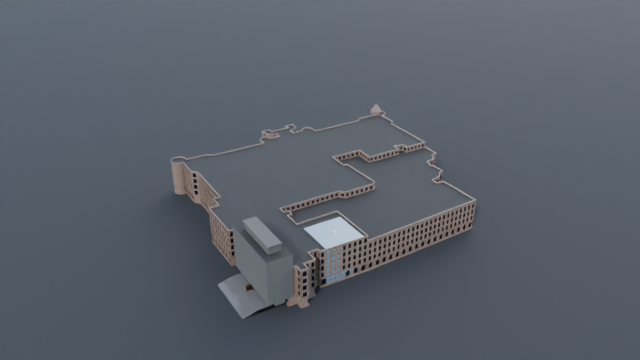
#> input picture docs/verification/landmarks/c_american_museum_natural_history_aerial.png, 640 x 360 px; its folder holds only this picture in this run
$ python check_renders_c.py c_american_museum_natural_history_aerial.png
#> lines starting #> are read from the running program, lines starting #| are printed output that depends on the picture
"""Reject verification stills that cannot serve as evidence (agent C).

A render is evidence only if a person can see the subject in it. This applies the same test the project uses in
``tests/test_world_integration.py::test_verification_renders_can_actually_serve_as_evidence`` to lane C's own
output, so a black frame (camera inside geometry), a blown-out frame, or a featureless grey field (subject too far
away to resolve) is caught here rather than in the report.

Run: ``python3 docs/verification/landmarks/check_renders_c.py [--json]``
Exit status is 1 if any frame fails, so it can gate a build.
"""
from __future__ import annotations

import json
import sys
from pathlib import Path

import numpy as np
from PIL import Image, ImageFilter

HERE = Path(__file__).resolve().parent
MEAN_MIN = 0.06          # below this the frame is essentially black
MEAN_MAX = 0.94          # above this it is blown out ...
SD_MIN = 0.025           # ... and this little variation means nothing is resolved
BUSY_MIN = 0.030         # ... and this little *local* detail means the subject is not in the frame

# Why the third measure: a frame that is nothing but sky over ground still has a smooth vertical gradient, so its
# standard deviation can be 0.05 while it shows no building at all (that is exactly what the first attempt at the
# ferry-terminal renders looked like). "Busy" is the fraction of pixels whose 3x3 neighbourhood spans more than
# 0.02 in luminance — near zero for a gradient, and 0.36 or more for any frame with a building in it. Measured
# over this lane's 86 renders the six frames that showed nothing scored 0.0001-0.0196 and the worst legitimate one
# scored 0.0364, so the threshold sits at 0.030.


def check(path: Path) -> tuple[bool, str, float, float, float]:
    im = Image.open(path).convert("L")
    a = np.asarray(im, dtype=np.float32) / 255.0
    mean, sd = float(a.mean()), float(a.std())
#> mean = 0.373; sd = 0.0558
    hi = np.asarray(im.filter(ImageFilter.MaxFilter(3)), dtype=np.float32) / 255.0
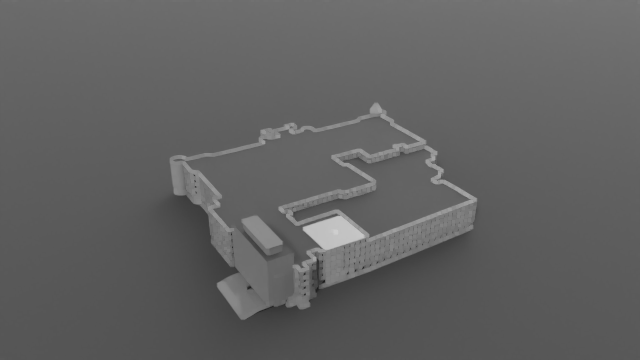
#> hi: shape (360, 640) float32; min 0.114, max 0.808, mean 0.381
    lo = np.asarray(im.filter(ImageFilter.MinFilter(3)), dtype=np.float32) / 255.0
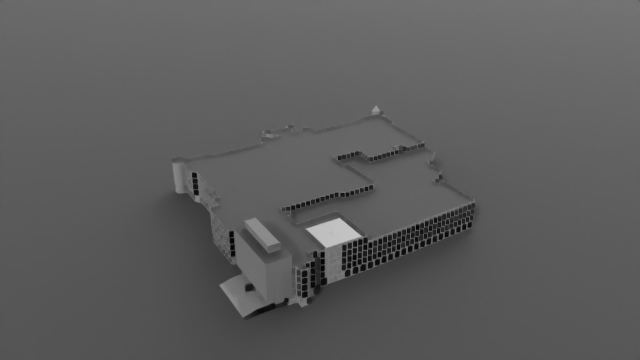
#> lo: shape (360, 640) float32; min 0.0196, max 0.773, mean 0.363
    busy = float(((hi - lo) > 0.02).mean())
#> busy = 0.0823
    if mean < MEAN_MIN:
        return False, f"black (mean {mean:.3f})", mean, sd, busy
    if mean > MEAN_MAX and sd < SD_MIN:
        return False, f"blown out (mean {mean:.3f}, sd {sd:.3f})", mean, sd, busy
    if sd < SD_MIN:
        return False, f"featureless (sd {sd:.3f})", mean, sd, busy
    if busy < BUSY_MIN:
        return False, f"subject not in frame (only {busy * 100:.1f} % of pixels carry local detail)", mean, sd, busy
    return True, "ok", mean, sd, busy


def main(argv: list[str] | None = None) -> int:
    argv = list(sys.argv[1:] if argv is None else argv)
    rows = []
    bad = 0
    for p in sorted(HERE.glob("c_*.png")) + sorted(HERE.glob("canonical_*.png")):
        ok, why, mean, sd, busy = check(p)
#> ok = True; why = 'ok'; mean = 0.373; sd = 0.0558; busy = 0.0823
        rows.append({"file": p.name, "ok": ok, "why": why, "mean": round(mean, 4), "sd": round(sd, 4),
                     "busy": round(busy, 4)})
        if not ok:
            bad += 1
    if "--json" in argv:
        print(json.dumps(rows, indent=1))
    else:
        for r in rows:
            if not r["ok"]:
                print(f"FAIL {r['file']}: {r['why']}")
#> this loop made 1 pass
        worst = sorted(rows, key=lambda r: r["busy"])[:5]
#> worst = 1 item
        print(f"{len(rows)} renders checked, {bad} unusable")
#| 1 renders checked, 0 unusable
        print("least detail:", ", ".join(f"{r['file']} (busy {r['busy']:.3f}, sd {r['sd']:.3f})" for r in worst))
#| least detail: c_american_museum_natural_history_aerial.png (busy 0.082, sd 0.056)
    return 1 if bad else 0


if __name__ == "__main__":
    sys.exit(main())
#> (the program exits here)

$ run again, on docs/verification/landmarks/c_barclays_center_atlantic_flatbush.png
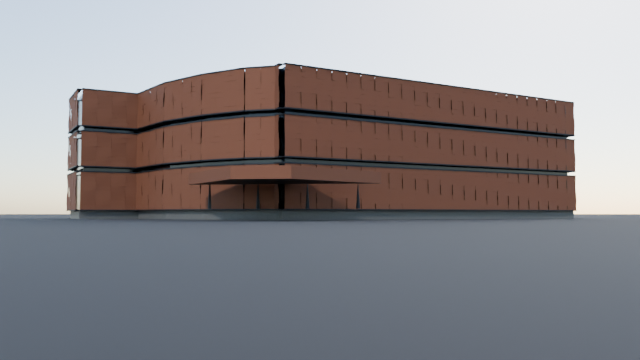
#> input picture docs/verification/landmarks/c_barclays_center_atlantic_flatbush.png, 640 x 360 px
#> in check, `im = Image.open(path).convert("L")`:
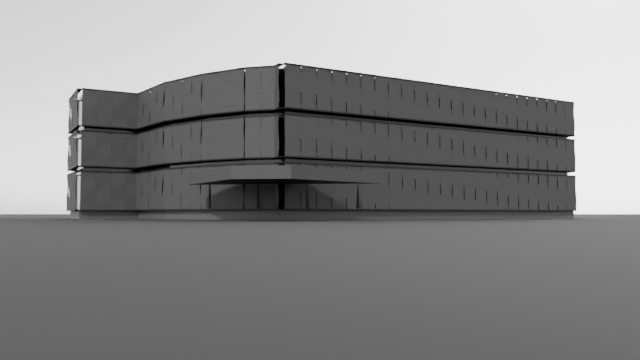
#> im: PIL image 640x360 L; min 0, max 238, mean 136.8
#> in check, `mean, sd = float(a.mean()), float(a.std())`: mean = 0.537; sd = 0.243
#> in check, `lo = np.asarray(im.filter(ImageFilter.MinFilter(3)), dtype=np.float32)..`:
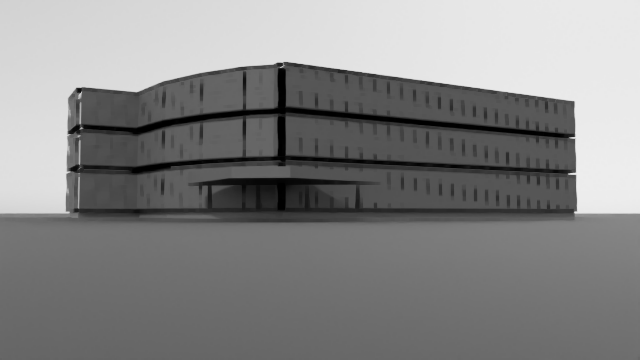
#> lo: shape (360, 640) float32; min 0, max 0.929, mean 0.524
#> in check, `busy = float(((hi - lo) > 0.02).mean())`: busy = 0.148
#> in main, `ok, why, mean, sd, busy = check(p)`: ok = True; why = 'ok'; mean = 0.537; sd = 0.243; busy = 0.148
#> the loop in main, `for r in rows:` made 1 pass
#> worst = 1 item
#| 1 renders checked, 0 unusable
#| least detail: c_barclays_center_atlantic_flatbush.png (busy 0.148, sd 0.243)

$ run again, on docs/verification/landmarks/c_billionaires_row_111_w57_setbacks.png
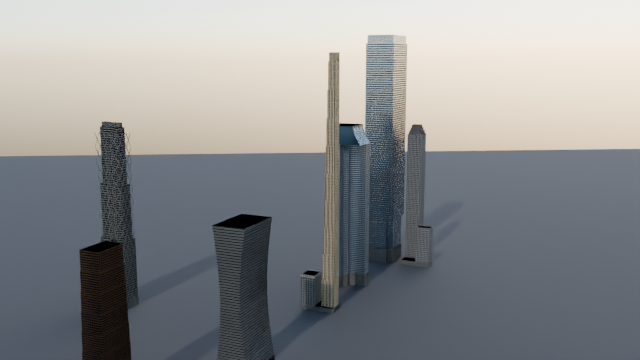
#> input picture docs/verification/landmarks/c_billionaires_row_111_w57_setbacks.png, 640 x 360 px
#> in check, `mean, sd = float(a.mean()), float(a.std())`: mean = 0.558; sd = 0.254
#> in check, `hi = np.asarray(im.filter(ImageFilter.MaxFilter(3)), dtype=np.float32)..`:
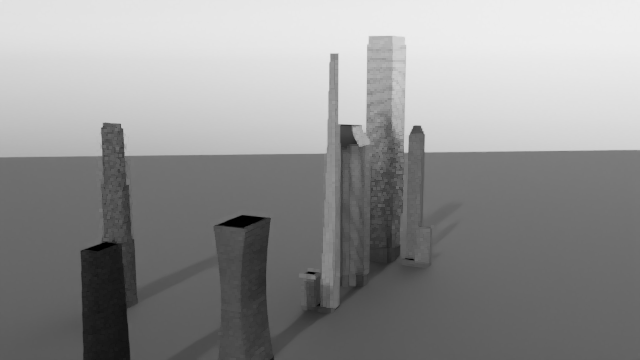
#> hi: shape (360, 640) float32; min 0, max 0.937, mean 0.57
#> in check, `lo = np.asarray(im.filter(ImageFilter.MinFilter(3)), dtype=np.float32)..`:
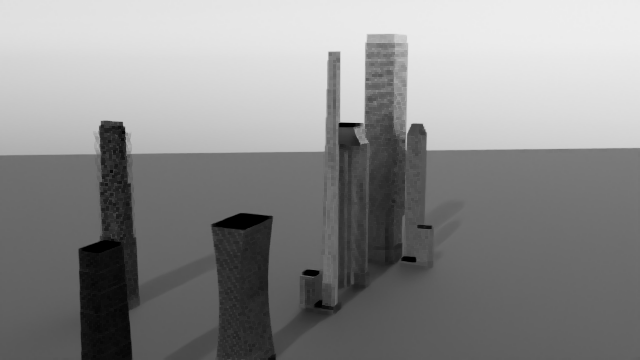
#> lo: shape (360, 640) float32; min 0, max 0.929, mean 0.544
#> in check, `busy = float(((hi - lo) > 0.02).mean())`: busy = 0.191
#> in main, `ok, why, mean, sd, busy = check(p)`: ok = True; why = 'ok'; mean = 0.558; sd = 0.254; busy = 0.191
#> the loop in main, `for r in rows:` made 1 pass
#> worst = 1 item
#| 1 renders checked, 0 unusable
#| least detail: c_billionaires_row_111_w57_setbacks.png (busy 0.191, sd 0.255)

$ run again, on docs/verification/landmarks/c_billionaires_row_432_park_grid.png
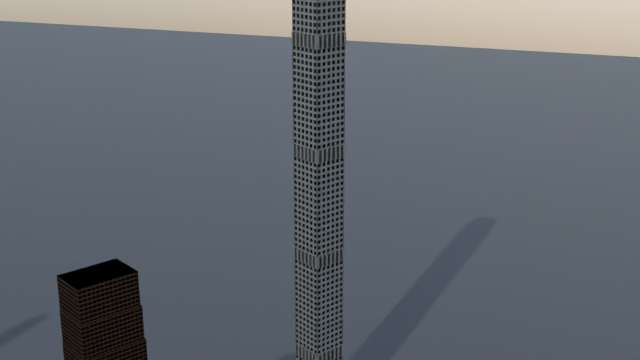
#> input picture docs/verification/landmarks/c_billionaires_row_432_park_grid.png, 640 x 360 px
#> in check, `mean, sd = float(a.mean()), float(a.std())`: mean = 0.414; sd = 0.135
#> in check, `hi = np.asarray(im.filter(ImageFilter.MaxFilter(3)), dtype=np.float32)..`:
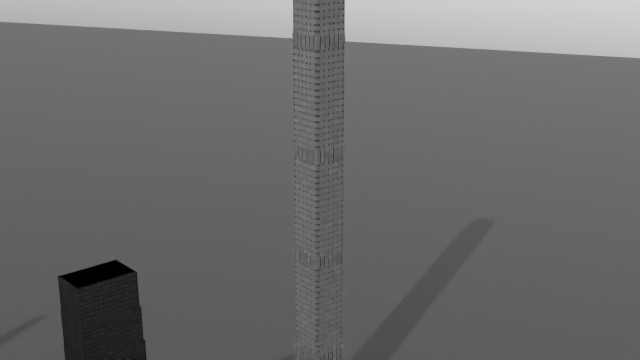
#> hi: shape (360, 640) float32; min 0, max 0.835, mean 0.426
#> in check, `lo = np.asarray(im.filter(ImageFilter.MinFilter(3)), dtype=np.float32)..`:
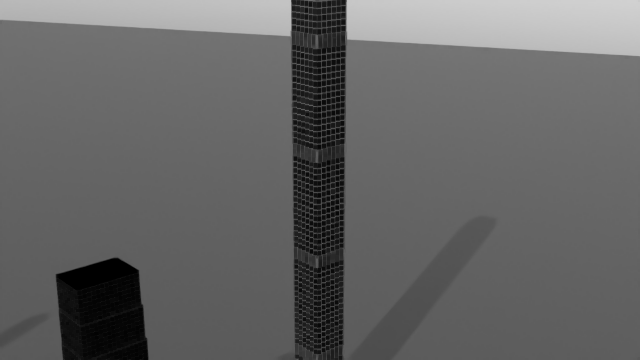
#> lo: shape (360, 640) float32; min 0, max 0.82, mean 0.398
#> in check, `busy = float(((hi - lo) > 0.02).mean())`: busy = 0.132
#> in main, `ok, why, mean, sd, busy = check(p)`: ok = True; why = 'ok'; mean = 0.414; sd = 0.135; busy = 0.132
#> the loop in main, `for r in rows:` made 1 pass
#> worst = 1 item
#| 1 renders checked, 0 unusable
#| least detail: c_billionaires_row_432_park_grid.png (busy 0.132, sd 0.135)
